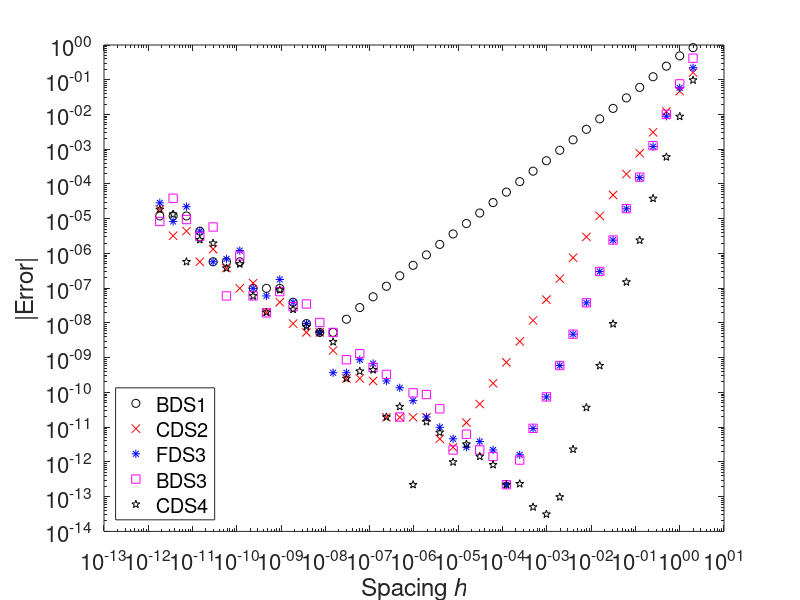

Source code (MATLAB):
%{
Brian Knisely
ME523, HW1, P3
January 21, 2018

The purpose of this code is to compare five differencing schemes for
taking the first derivative with respect to x of cos(x) at x = 0.3
and calculating the corresponding errors. The schemes to be compared are
BDS1, CDS2, FDS3, BDS3, and CDS4.
%}

clear; close all; format compact; home;

n = 41;  % Number of iterations to compute
x = 0.3;  % Location to evaluate derivative
h = zeros(n, 1);  % Initialize array of spacings
h(1) = 2;  % Initialize first value of spacing to be 2 
for i = 1:n-1
    h(i+1) = h(i)/2;  % Reduce size of spacing by 50% each iteration
end


% Initialize arrays for each scheme
% The first column in each array holds its value, and the second column
% stores its error
bds1 = zeros(n, 2);  % 1st order backward difference
cds2 = zeros(n, 2);  % 2nd order central difference
fds3 = zeros(n, 2);  % 3rd order forward difference
bds3 = zeros(n, 2);  % 3rd order backward difference
cds4 = zeros(n, 2);  % 4th order central difference


for i = 1:n
    exact = -sin(0.3);  % Compute analytical derivative
    % Approximate derivative with each scheme
    bds1(i, 1) = (cos(x)-cos(x-h(i))) / h(i);  
    cds2(i, 1) = (cos(x+h(i))-cos(x-h(i))) / (2*h(i)); 
    fds3(i, 1) = (-cos(x+2*h(i))+6*cos(x+h(i))-3*cos(x)-2*cos(x-h(i))) /...
        (6*h(i));
    bds3(i, 1) = (2*cos(x+h(i))+3*cos(x)-6*cos(x-h(i))+cos(x-2*h(i))) / ...
        (6*h(i));
    cds4(i, 1) = (-cos(x+2*h(i))+8*cos(x+h(i))-8*cos(x-h(i))+...
        cos(x-2*h(i))) / (12*h(i)); 
    % Compute errors for each scheme
    bds1(i, 2) = bds1(i, 1) - exact;
    cds2(i, 2) = cds2(i, 1) - exact;
    fds3(i, 2) = fds3(i, 1) - exact;
    bds3(i, 2) = bds3(i, 1) - exact;
    cds4(i, 2) = cds4(i, 1) - exact;
end

figure(1);  % Create figure to show error
loglog(h, abs(bds1(:, 2)), 'ko', h, abs(cds2(:, 2)), 'rx',...
    h, abs(fds3(:, 2)), 'b*', h, abs(bds3(:, 2)), 'ms', ...
    h, abs(cds4(:, 2)), 'kp'); 
xlabel('Spacing \it{h}'); ylabel('|Error|'); 
legend('BDS1', 'CDS2', 'FDS3', 'BDS3', 'CDS4', 'location', 'southwest'); 
set(gca, 'fontsize', 16);
xlim([1e-13, 10]);

fid = fopen('results.txt', 'w');  % Open a file to store results

% Print error results
fprintf(fid,'%-2s|%-12s|%-12s|%-12s|%-12s|%-12s|%-12s\n', ...
    'i', '      h', ' Error:BDS1', ' Error:CDS2', ' Error:FDS3', ...
    ' Error:BDS3', ' Error:CDS4');
for i = 1:n
    fprintf(fid,'%2.0f,%12.5e,%12.5e,%12.5e,%12.5e,%12.5e,%12.5e,%12.5e', ...
    i, h(i), bds1(i, 2), cds2(i, 2), fds3(i, 2), bds3(i, 2), cds4(i, 2));
    fprintf(fid,'\n');
end

fclose(fid);  % Close the file